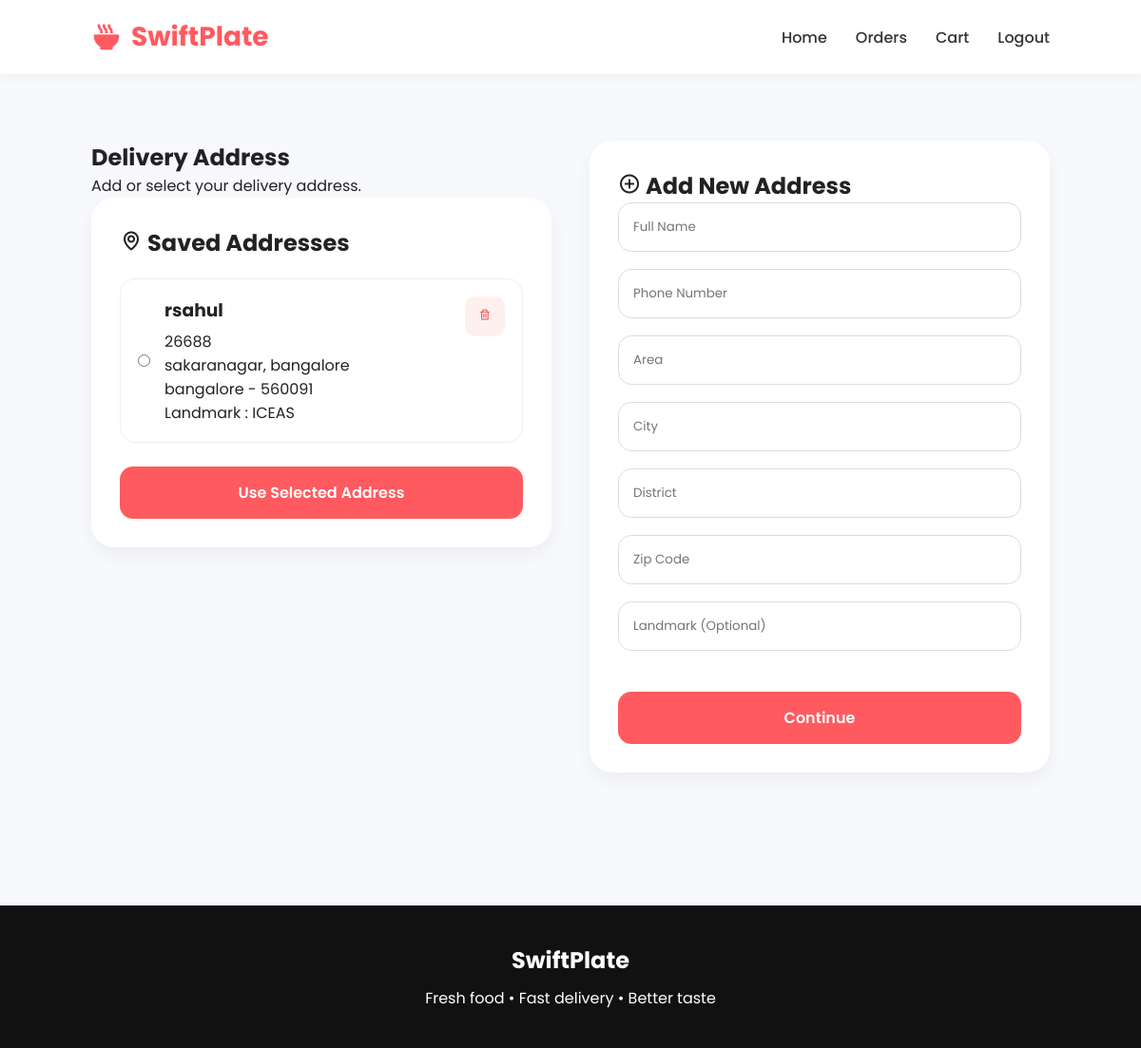
Screenshot of /address/ (signed in) with the database file from the repository.
### orders/models.py (models this page shows, shortened)
class UserAddress(models.Model):
    ADDRESS_TYPES = (
        ('Home', 'Home'),
        ('Work', 'Work'),
        ('Other', 'Other'),
    )
    user = models.ForeignKey(
        User,
        on_delete=models.CASCADE,
        related_name='addresses'
    )
    address_type = models.CharField(
        max_length=20,
        choices=ADDRESS_TYPES,
        default='Home'
    )
    name = models.CharField(max_length=200)
    phone = models.CharField(max_length=20)
    area = models.CharField(max_length=200)
    city = models.CharField(max_length=100)
    landmark = models.CharField(
        max_length=200,
        blank=True
    )
    district = models.CharField(max_length=100)
    zipcode = models.CharField(max_length=20)
    is_default = models.BooleanField(default=False)
    created_at = models.DateTimeField(auto_now_add=True)
    updated_at = models.DateTimeField(auto_now=True)
    class Meta:
        ordering = ['-created_at']

### orders/views.py (the view, shortened to what this page needs)
@login_required
def address(request):
    previous_addresses = UserAddress.objects.filter(
        user=request.user
    )
    return render(request, 'address.html', {
        'previous_addresses': previous_addresses
    })

### orders/templates/address.html (shortened to what this page needs)
{% load static %}
<!DOCTYPE html>
<html lang="en">
<head>
    <link rel="stylesheet"
          href="{% static 'style.css' %}">
    <link href='https://unpkg.com/boxicons@2.1.4/css/boxicons.min.css'
          rel='stylesheet'>
</head>
<body>
    <nav class="navbar">
        <a href="{% url 'orders:home' %}" class="logo">
            <i class='bx bxs-bowl-hot'></i>
            SwiftPlate
        </a>
        <div class="nav-links">
            <a href="{% url 'orders:home' %}">
                Home
            </a>
            {% if user.is_authenticated %}
            <a href="{% url 'orders:my_orders' %}">
                Orders
            </a>
            <a href="{% url 'orders:view_cart' %}">
                Cart
            </a>
            <a href="{% url 'orders:logout' %}" class="logout-btn">
                Logout
            </a>
            {% else %}
            <a href="{% url 'orders:login' %}" class="login-btn">
                Login
            </a>
            {% endif %}
        </div>
    </nav>
    <section class="address-section">
        <div class="address-wrapper">
            <div class="address-left">
                <h1>
                    Delivery Address
                </h1>
                <p>
                    Add or select your delivery address.
                </p>
                {% if previous_addresses %}
                <div class="saved-addresses">
                    <h2>
                        <i class='bx bx-map'></i>
                        Saved Addresses
                    </h2>
                    <form method="POST">
                        {% for addr in previous_addresses %}
                        <div class="saved-card">
                            <label class="saved-label">
                                <input
                                    type="radio"
                                    name="selected_address"
                                    value="{{ addr.id }}"
                                >
                                <div>
                                    <h3>
                                        {{ addr.name }}
                                    </h3>
                                    <p>
                                        {{ addr.phone }}
                                    </p>
                                    <p>
                                        {{ addr.area }},
                                        {{ addr.city }}
                                    </p>
                                    <p>
                                        {{ addr.district }} -
                                        {{ addr.zipcode }}
                                    </p>
                                    {% if addr.landmark %}
                                    <p>
                                        Landmark :
                                        {{ addr.landmark }}
                                    </p>
                                    {% endif %}
                                </div>
                            </label>
                            <button
                                type="button"
                                onclick="deleteAddress(
                                    {{ addr.id }}
                                )"
                                class="delete-address-btn"
                            >
                                <i class='bx bx-trash'></i>
                            </button>
                        </div>
                        {% endfor %}
                        <button
                            type="submit"
                            class="use-address-btn"
                        >
                            Use Selected Address
                        </button>
                    </form>
                </div>
                {% endif %}
            </div>
            <div class="address-right">
                <div class="address-form-card">
                    <h2>
                        <i class='bx bx-plus-circle'></i>
                        Add New Address
                    </h2>
                    <form method="POST"
                          class="address-form">
                        <div class="form-group">
                            <input
                                type="text"
                                name="name"
                                placeholder="Full Name"
                                required
                            >
                        </div>
                        <div class="form-group">
                            <input
                                type="text"
                                name="phone"
                                placeholder="Phone Number"
                                required
                            >
                        </div>
                        <div class="form-group">
                            <input
                                type="text"
                                name="area"
                                placeholder="Area"
                                required
                            >
                        </div>
                        <div class="form-group">
                            <input
                                type="text"
                                name="city"
                                placeholder="City"
                                required
                            >
                        </div>
                        <div class="form-group">
                            <input
                                type="text"
                                name="district"
                                placeholder="District"
                                required
                            >
                        </div>
                        <div class="form-group">
                            <input
                                type="text"
                                name="zipcode"
                                placeholder="Zip Code"
                                required
                            >
                        </div>
                        <div class="form-group">
                            <input
                                type="text"
                                name="landmark"
                                placeholder="Landmark (Optional)"
                            >
                        </div>
                        <button
                            type="submit"
                            class="continue-btn"
                        >
                            Continue
                        </button>
                    </form>
                </div>
            </div>
        </div>
    </section>
    <footer class="footer">
        <h2>
            SwiftPlate
        </h2>
        <p>
            Fresh food • Fast delivery • Better taste
        </p>
    </footer>
</body>
</html>

### static/style.css (style rules this page uses)
* { margin:0; padding:0; box-sizing:border-box; font-family:'Poppins', sans-serif; }
html { scroll-behavior:smooth; }
body { background:#f8f9fc; color:#222; overflow-x:hidden; }
.navbar { width:100%; padding:18px 8%; display:flex; justify-content:space-between; align-items:center; background:#ffffff; position:sticky; top:0; z-index:1000; box-shadow:0 2px 15px rgba(0,0,0,0.05); transition:0.3s; }
.logo { text-decoration:none; font-size:28px; font-weight:700; color:#ff5a5f; display:flex; align-items:center; gap:10px; }
.logo i { font-size:32px; }
.nav-links { display:flex; align-items:center; gap:30px; }
.nav-links a { text-decoration:none; color:#333; font-size:16px; font-weight:500; transition:0.3s; position:relative; }
.address-section { padding:70px 8%; }
.address-wrapper { display:grid; grid-template-columns:1fr 1fr; gap:40px; }
.saved-addresses, .address-form-card { background:#fff; border-radius:24px; padding:30px; box-shadow:0 8px 20px rgba(0,0,0,0.05); }
.saved-card { border:1px solid #eee; padding:18px; border-radius:16px; margin-top:20px; display:flex; justify-content:space-between; align-items:flex-start; }
.saved-label { display:flex; gap:15px; }
.saved-label h3 { margin-bottom:6px; }
.delete-address-btn { border:none; background:#fff0f0; color:#ff5a5f; width:42px; height:42px; border-radius:10px; cursor:pointer; }
.use-address-btn, .continue-btn { width:100%; border:none; background:#ff5a5f; color:#fff; padding:15px; border-radius:14px; margin-top:25px; font-size:16px; font-weight:600; cursor:pointer; }
.form-group { margin-bottom:18px; }
.form-group input { width:100%; padding:15px; border-radius:14px; border:1px solid #ddd; outline:none; }
.footer { background:#111; color:#fff; text-align:center; padding:40px 20px; margin-top:70px; }
.footer h2 { margin-bottom:10px; }

### rows the page displays
UserAddress: name "rsahul", phone "26688", area "sakaranagar", city "bangalore", district "bangalore", zipcode "560091", landmark "ICEAS"
